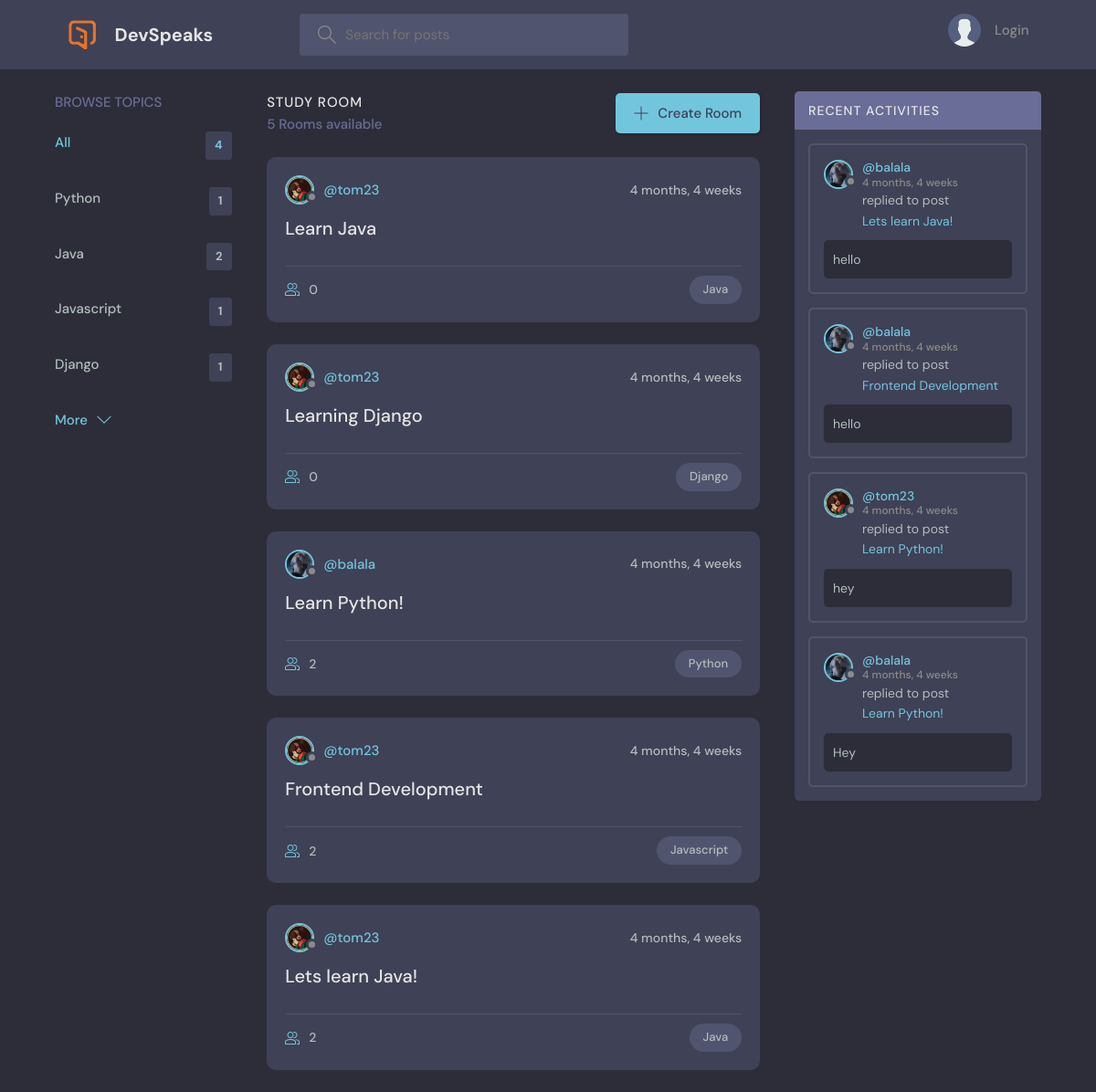
The app's page /, older data.
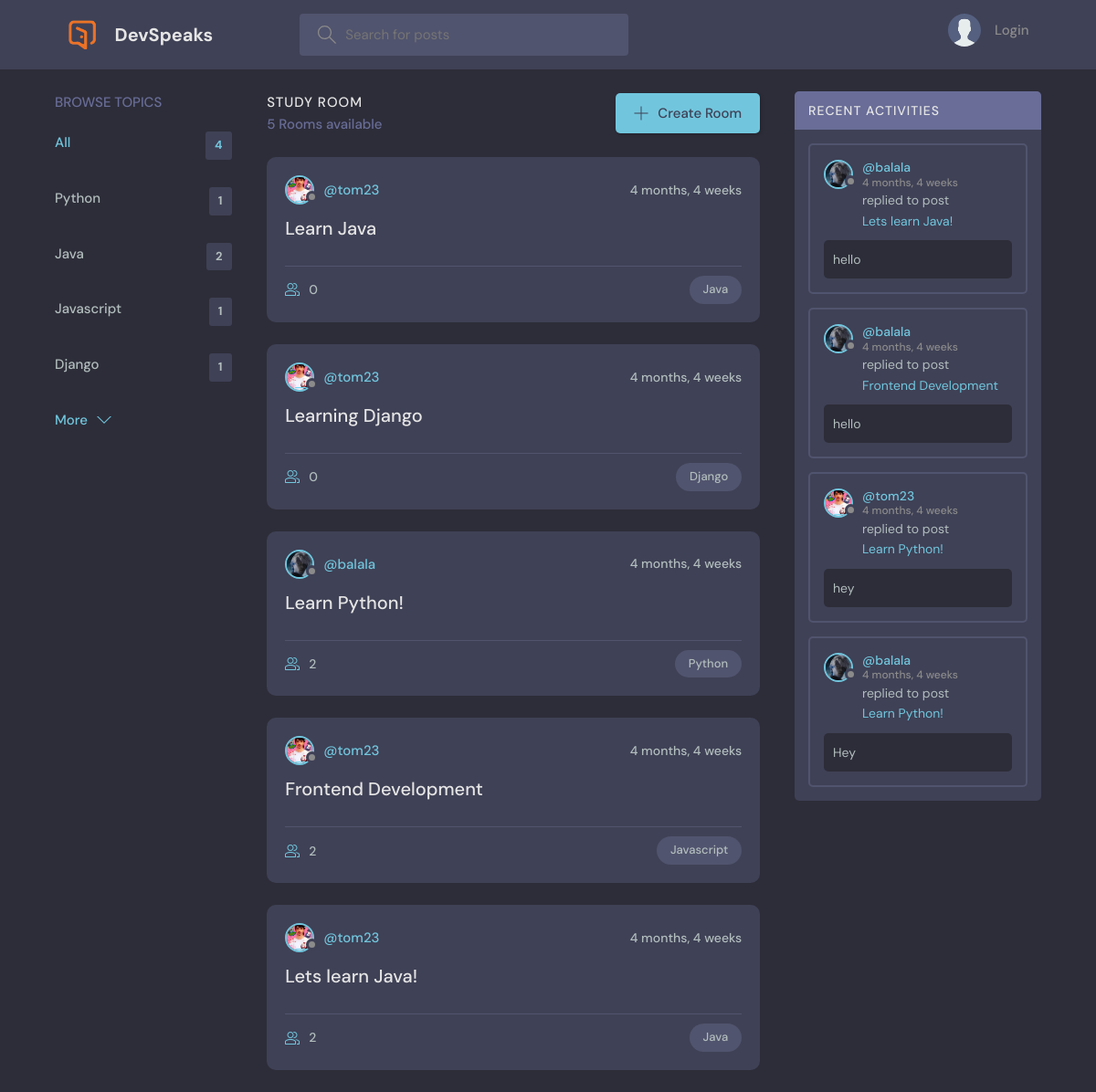
The same page, newer data.
### base/models.py (models this page shows, shortened)
class Room(models.Model):
    host = models.ForeignKey(User,on_delete=models.SET_NULL,null = True)
    topic = models.ForeignKey(Topic,on_delete=models.SET_NULL,null = True)
    name = models.CharField(max_length=200)
    description = models.TextField(null=True,blank=True)
    participants = models.ManyToManyField(User,related_name='participants',blank=True)
    updated = models.DateTimeField(auto_now=True)
    created = models.DateTimeField(auto_now_add=True)
    class Meta :
        ordering = ['-updated','-created']

class User(AbstractUser):
    name = models.CharField(max_length=200,null=True)
    email = models.EmailField(null=True,unique=True)
    bio = models.TextField(null=True)
    avatar = models.ImageField(null=True,default="avatar.svg")
    USERNAME_FIELD = 'email'
    REQUIRED_FIELDS = []

class Message(models.Model):
    user = models.ForeignKey(User,on_delete=models.CASCADE)
    room = models.ForeignKey(Room,on_delete=models.CASCADE)
    body = models.TextField()
    updated = models.DateTimeField(auto_now=True)
    created = models.DateTimeField(auto_now_add=True)
    class Meta :
        ordering = ['-updated','-created']

class Topic(models.Model):
    name = models.CharField(max_length=200)

### base/views.py (the view)
# urls.py: path('',views.home,name="home"),
def home(request):
    q = request.GET.get('q') if request.GET.get('q')!= None else ''
    rooms = Room.objects.filter(
        Q(topic__name__icontains = q) |
        Q(name__icontains=q)|
        Q(description__icontains=q) |
        Q(host__username__icontains = q)
        )
    topics = Topic.objects.all()[0:5]
    room_count = rooms.count()
    room_messages = Message.objects.filter(Q(room__topic__name__icontains=q))
    context = {'rooms':rooms,'topics':topics,'room_count':room_count,'room_messages':room_messages}
    return render(request,'base/home.html',context)

### base/templates/base/home.html (shortened to what this page needs)
{% extends 'main.html' %}
{% block content %}
    <main class="layout layout--3">
      <div class="container">
        {% include 'base/topics_component.html' %}
        <div class="roomList">
          <div class="roomList__header">
            <div>
              <h2>Study Room</h2>
              <p>{{room_count}} Rooms available</p>
            </div>
            <a class="btn btn--main" href="{% url 'create-room' %}">
              <svg version="1.1" xmlns="http://www.w3.org/2000/svg" width="32" height="32" viewBox="0 0 32 32">
                <title>add</title>
                <path
                  d="M16.943 0.943h-1.885v14.115h-14.115v1.885h14.115v14.115h1.885v-14.115h14.115v-1.885h-14.115v-14.115z"
                ></path>
              </svg>
              Create Room
            </a>
          </div>
          {% include 'base/feed_component.html' %}
        </div>
        {% include 'base/activity_component.html' %}
      </div>
    </main>
{% endblock content %}

### base/templates/base/feed_component.html (shortened to what this page needs)
{% for room in rooms%}
<div class="roomListRoom">
    <div class="roomListRoom__header">
      <a href="{% url 'user-profile' room.host.id %}" class="roomListRoom__author">
        <div class="avatar avatar--small">
          <img src="{{room.host.avatar.url}}" />
        </div>
        <span>@{{room.host.username}}</span>
      </a>
      <div class="roomListRoom__actions">
        <span>{{room.created|timesince}}</span>
      </div>
    </div>
    <div class="roomListRoom__content">
      <a href="{% url 'room' room.id %}">{{room.name}}</a>
    </div>
    <div class="roomListRoom__meta">
      <a href="{% url 'room' room.id %}" class="roomListRoom__joined">
        {{room.participants.all.count}}
      </a>
      <p class="roomListRoom__topic">{{room.topic.name}}</p>
    </div>
  </div>
{% endfor %}

### base/templates/base/activity_component.html (shortened to what this page needs)
<div class="activities">
    <div class="activities__header">
      <h2>Recent Activities</h2>
    </div>
    {% for message in room_messages %}
    <div class="activities__box">
      <div class="activities__boxHeader roomListRoom__header">
        <a href="{% url 'user-profile' message.user.id %}" class="roomListRoom__author">
          <div class="avatar avatar--small">
            <img src="{{message.user.avatar.url}}" />
          </div>
          <p>
            @{{message.user.username}}
            <span>{{message.created|timesince}}</span>
          </p>
        </a>
      </div>
      <div class="activities__boxContent">
        <p>replied to post <a href="{% url 'room' message.room.id %}">{{message.room.name}}</a></p>
        <div class="activities__boxRoomContent">
            {{message.body}}
        </div>
      </div>
    </div>
    {% endfor %}
  </div>

Row changes from the older to the newer data that the page shows:
changed through a linked row, Room "Learn Java": host.avatar: a different picture
changed through a linked row, Room "Learning Django": host.avatar: a different picture
changed through a linked row, Room "Frontend Development": host.avatar: a different picture
changed through a linked row, Room "Lets learn Java!": host.avatar: a different picture
changed through a linked row, Message "hey": user.avatar: a different picture
